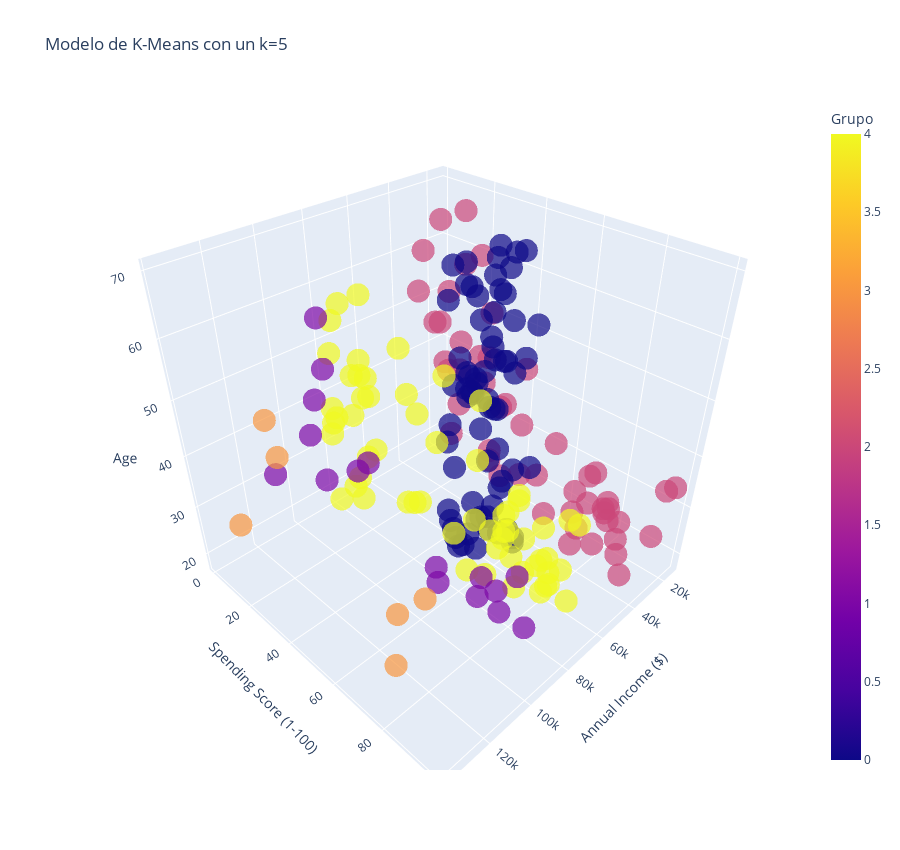

Source (notebook cell):
### Code cell
# Crear un modelo 3D de los datos agrupados

Grafica_3D = px.scatter_3d(Datos, x='Annual Income ($)', y='Spending Score (1-100)', z='Age', color='Grupo', symbol='Grupo', symbol_map={0: 'circle', 1: 'circle', 2: 'circle', 3: 'circle', 4: 'circle', 5: 'circle'}, opacity=0.7, width=900, height=850, title=f'Modelo de K-Means con un k={5}', labels={'label': 'Cluster'}, color_discrete_map={})
Grafica_3D.update_layout(showlegend=False)

### Figure 1 — Plotly figure (JSON) as saved in the notebook; plotly's stock layout.template omitted (floating-point values rounded to 4 significant figures)
{"data": [{"hovertemplate": "Grupo=%{marker.color}<br>Annual Income ($)=%{x}<br>Spending Score (1-100)=%{y}<br>Age=%{z}<extra></extra>", "legendgroup": "2", "marker": {"color": [2, 2, 2, 2, 2, 2, 2, 2, 2, 2, 2, 2, 2, 2, 2, 2, 2, 2, 2, 2, 2, 2, 2, 2, 2, 2, 2, 2, 2, 2, 2, 2, 2, 2, 2, 2, 2, 2, 2, 2, 2, 2, 2, 2, 2, 2, 2, 2, 2, 2], "coloraxis": "coloraxis", "opacity": 0.7, "symbol": "circle"}, "mode": "markers", "name": "2", "scene": "scene", "showlegend": true, "type": "scatter3d", "x": [15000, 15000, 16000, 16000, 17000, 17000, 18000, 18000, 19000, 19000, 19000, 19000, 20000, 20000, 20000, 20000, 21000, 21000, 23000, 23000, 24000, 24000, 25000, 25000, 28000, 28000, 28000, 28000, 29000, 29000, 30000, 30000, 33000, 33000, 33000, 33000, 34000, 34000, 37000, 37000, 38000, 38000, 39000, 39000, 39000, 39000, 40000, 40000, 40000, 40000], "y": [39, 81, 6, 77, 40, 76, 6, 94, 3, 72, 14, 99, 15, 77, 13, 79, 35, 66, 29, 98, 35, 73, 5, 73, 14, 82, 32, 61, 31, 87, 4, 73, 4, 92, 14, 81, 17, 73, 26, 75, 35, 92, 36, 61, 28, 65, 55, 47, 42, 42], "z": [19, 21, 20, 23, 31, 22, 35, 23, 64, 30, 67, 35, 58, 24, 37, 22, 35, 20, 52, 35, 35, 25, 46, 31, 54, 29, 45, 35, 40, 23, 60, 21, 53, 18, 49, 21, 42, 30, 36, 20, 65, 24, 48, 31, 49, 24, 50, 27, 29, 31]}, {"hovertemplate": "Grupo=%{marker.color}<br>Annual Income ($)=%{x}<br>Spending Score (1-100)=%{y}<br>Age=%{z}<extra></extra>", "legendgroup": "0", "marker": {"color": [0, 0, 0, 0, 0, 0, 0, 0, 0, 0, 0, 0, 0, 0, 0, 0, 0, 0, 0, 0, 0, 0, 0, 0, 0, 0, 0, 0, 0, 0, 0, 0, 0, 0, 0, 0, 0, 0, 0, 0, 0, 0, 0, 0, 0, 0, 0, 0, 0, 0, 0, 0, 0, 0, 0, 0, 0, 0, 0, 0, 0, 0, 0, 0, 0, 0, 0, 0], "coloraxis": "coloraxis", "opacity": 0.7, "symbol": "circle"}, "mode": "markers", "name": "0", "scene": "scene", "showlegend": true, "type": "scatter3d", "x": [42000, 42000, 43000, 43000, 43000, 43000, 44000, 44000, 46000, 46000, 46000, 46000, 47000, 47000, 48000, 48000, 48000, 48000, 48000, 48000, 49000, 49000, 50000, 50000, 54000, 54000, 54000, 54000, 54000, 54000, 54000, 54000, 54000, 54000, 54000, 54000, 57000, 57000, 58000, 58000, 59000, 59000, 60000, 60000, 60000, 60000, 60000, 60000, 61000, 61000, 62000, 62000, 62000, 62000, 62000, 62000, 63000, 63000, 63000, 63000, 63000, 63000, 64000, 64000, 65000, 65000, 65000, 65000], "y": [52, 60, 54, 60, 45, 41, 50, 46, 51, 46, 56, 55, 52, 59, 51, 59, 50, 48, 59, 47, 55, 42, 49, 56, 47, 54, 53, 48, 52, 42, 51, 55, 41, 44, 57, 46, 58, 55, 60, 46, 55, 41, 49, 40, 42, 52, 47, 50, 42, 49, 41, 48, 59, 55, 56, 42, 50, 46, 43, 48, 52, 54, 42, 46, 48, 50, 43, 59], "z": [49, 33, 31, 59, 50, 47, 51, 69, 27, 53, 70, 19, 67, 54, 63, 18, 43, 68, 19, 32, 70, 47, 60, 60, 59, 26, 45, 40, 23, 49, 57, 38, 67, 46, 21, 48, 55, 22, 34, 50, 68, 18, 48, 40, 32, 24, 47, 27, 48, 20, 23, 49, 67, 26, 49, 21, 66, 54, 68, 66, 65, 19, 38, 19, 18, 19, 63, 49]}, {"hovertemplate": "Grupo=%{marker.color}<br>Annual Income ($)=%{x}<br>Spending Score (1-100)=%{y}<br>Age=%{z}<extra></extra>", "legendgroup": "4", "marker": {"color": [4, 4, 4, 4, 4, 4, 4, 4, 4, 4, 4, 4, 4, 4, 4, 4, 4, 4, 4, 4, 4, 4, 4, 4, 4, 4, 4, 4, 4, 4, 4, 4, 4, 4, 4, 4, 4, 4, 4, 4, 4, 4, 4, 4, 4, 4, 4, 4, 4, 4, 4, 4, 4, 4, 4, 4, 4, 4, 4, 4], "coloraxis": "coloraxis", "opacity": 0.7, "symbol": "circle"}, "mode": "markers", "name": "4", "scene": "scene", "showlegend": true, "type": "scatter3d", "x": [67000, 67000, 67000, 67000, 69000, 69000, 70000, 70000, 71000, 71000, 71000, 71000, 71000, 71000, 72000, 72000, 73000, 73000, 73000, 73000, 74000, 74000, 75000, 75000, 76000, 76000, 77000, 77000, 77000, 77000, 78000, 78000, 78000, 78000, 78000, 78000, 78000, 78000, 78000, 78000, 78000, 78000, 79000, 79000, 81000, 81000, 85000, 85000, 86000, 86000, 87000, 87000, 87000, 87000, 87000, 87000, 88000, 88000, 88000, 88000], "y": [43, 57, 56, 40, 58, 91, 29, 77, 35, 95, 11, 75, 9, 75, 34, 71, 5, 88, 7, 73, 10, 72, 5, 93, 40, 87, 12, 97, 36, 74, 22, 90, 17, 88, 20, 76, 16, 89, 1, 78, 1, 73, 35, 83, 5, 93, 26, 75, 20, 95, 27, 63, 13, 75, 10, 92, 13, 86, 15, 69], "z": [51, 50, 27, 38, 40, 39, 23, 31, 43, 40, 59, 38, 47, 39, 25, 31, 20, 29, 44, 32, 19, 35, 57, 32, 28, 32, 25, 28, 48, 32, 34, 34, 43, 39, 44, 38, 47, 27, 37, 30, 34, 30, 56, 29, 19, 31, 50, 36, 42, 33, 36, 32, 40, 28, 36, 36, 52, 30, 58, 27]}, {"hovertemplate": "Grupo=%{marker.color}<br>Annual Income ($)=%{x}<br>Spending Score (1-100)=%{y}<br>Age=%{z}<extra></extra>", "legendgroup": "1", "marker": {"color": [1, 1, 1, 1, 1, 1, 1, 1, 1, 1, 1, 1, 1, 1, 1, 1], "coloraxis": "coloraxis", "opacity": 0.7, "symbol": "circle"}, "mode": "markers", "name": "1", "scene": "scene", "showlegend": true, "type": "scatter3d", "x": [93000, 93000, 97000, 97000, 98000, 98000, 99000, 99000, 101000, 101000, 103000, 103000, 103000, 103000, 113000, 113000], "y": [14, 90, 32, 86, 15, 88, 39, 97, 24, 68, 17, 85, 23, 69, 8, 91], "z": [59, 35, 37, 32, 46, 29, 41, 30, 54, 28, 41, 36, 34, 32, 33, 38]}, {"hovertemplate": "Grupo=%{marker.color}<br>Annual Income ($)=%{x}<br>Spending Score (1-100)=%{y}<br>Age=%{z}<extra></extra>", "legendgroup": "3", "marker": {"color": [3, 3, 3, 3, 3, 3], "coloraxis": "coloraxis", "opacity": 0.7, "symbol": "circle"}, "mode": "markers", "name": "3", "scene": "scene", "showlegend": true, "type": "scatter3d", "x": [120000, 120000, 126000, 126000, 137000, 137000], "y": [16, 79, 28, 74, 18, 83], "z": [47, 35, 45, 32, 32, 30]}], "layout": {"coloraxis": {"colorbar": {"title": {"text": "Grupo"}}, "colorscale": [[0, "#0d0887"], [0.1111, "#46039f"], [0.2222, "#7201a8"], [0.3333, "#9c179e"], [0.4444, "#bd3786"], [0.5556, "#d8576b"], [0.6667, "#ed7953"], [0.7778, "#fb9f3a"], [0.8889, "#fdca26"], [1, "#f0f921"]]}, "height": 850, "legend": {"title": {"text": "Grupo"}, "tracegroupgap": 0}, "scene": {"domain": {"x": [0, 1], "y": [0, 1]}, "xaxis": {"title": {"text": "Annual Income ($)"}}, "yaxis": {"title": {"text": "Spending Score (1-100)"}}, "zaxis": {"title": {"text": "Age"}}}, "showlegend": false, "title": {"text": "Modelo de K-Means con un k=5"}, "width": 900}}
